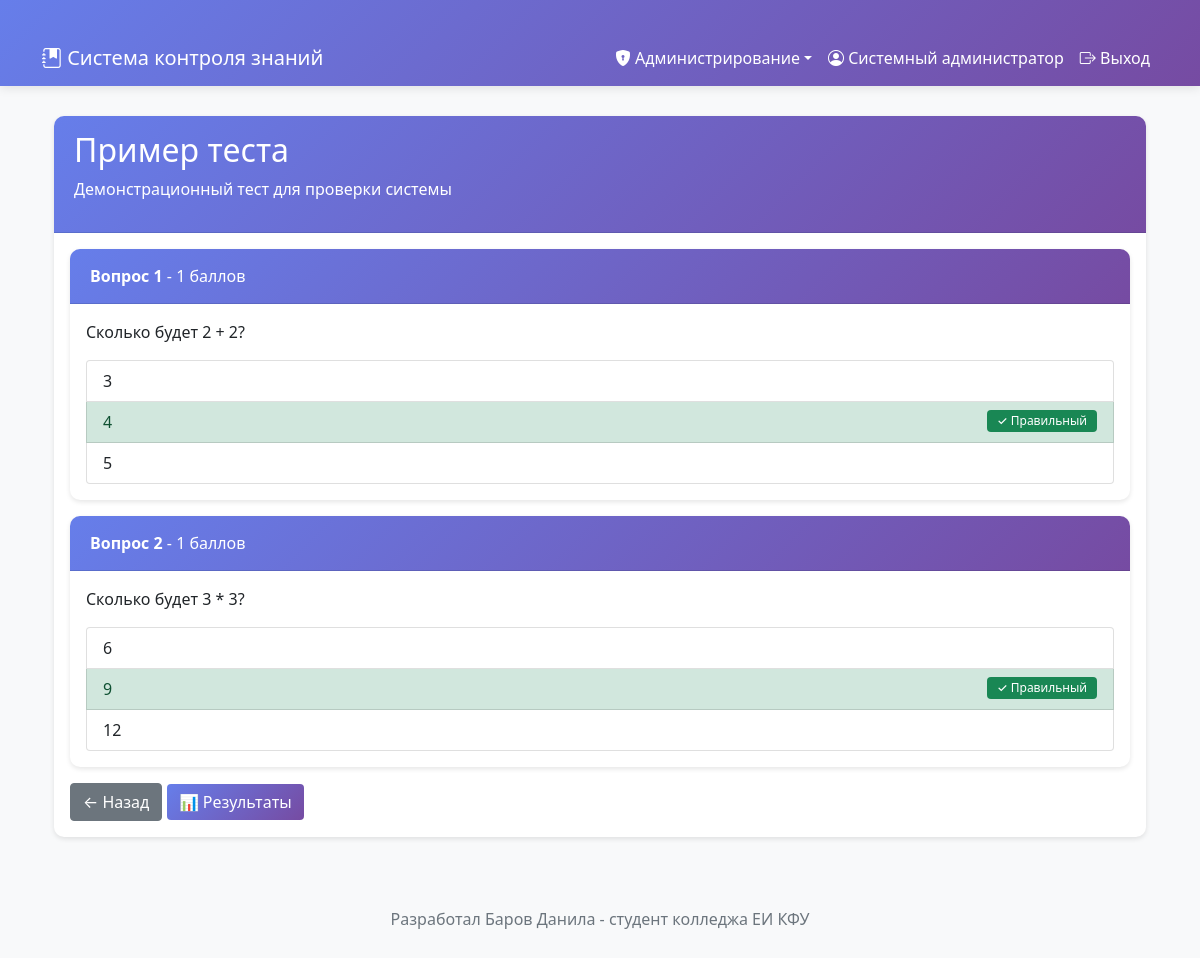
Before: /admin/test/2 (signed in) with the older database file.
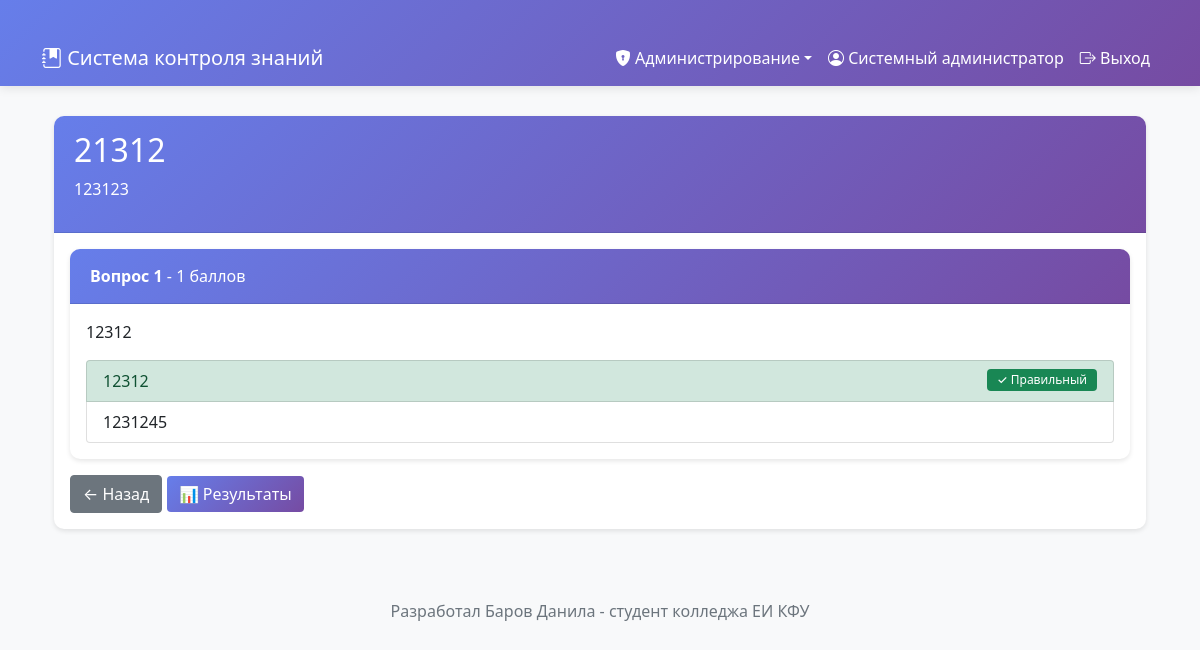
After: the same page with the newer database file.
### tables this page shows
CREATE TABLE tests (
                    id INTEGER PRIMARY KEY AUTOINCREMENT,
                    title TEXT NOT NULL,
                    description TEXT,
                    created_by INTEGER NOT NULL,
                    target_groups TEXT,
                    is_active BOOLEAN DEFAULT 1,
                    created_at TIMESTAMP DEFAULT CURRENT_TIMESTAMP,
                    FOREIGN KEY (created_by) REFERENCES users (id)
                );

CREATE TABLE questions (
                    id INTEGER PRIMARY KEY AUTOINCREMENT,
                    test_id INTEGER NOT NULL,
                    question_text TEXT NOT NULL,
                    question_type TEXT DEFAULT 'single',
                    points INTEGER DEFAULT 1,
                    FOREIGN KEY (test_id) REFERENCES tests (id) ON DELETE CASCADE
                );

CREATE TABLE answers (
                    id INTEGER PRIMARY KEY AUTOINCREMENT,
                    question_id INTEGER NOT NULL,
                    answer_text TEXT NOT NULL,
                    is_correct BOOLEAN DEFAULT 0,
                    FOREIGN KEY (question_id) REFERENCES questions (id) ON DELETE CASCADE
                );

### app.py (the view)
@app.route('/admin/test/<int:test_id>')
@login_required
@role_required('admin')
def admin_test_details(test_id):
    with db.get_connection() as conn:
        cursor = conn.cursor()
        cursor.execute('SELECT * FROM tests WHERE id=?', (test_id,))
        test = cursor.fetchone()
        if not test:
            return "Тест не найден", 404
        cursor.execute('SELECT * FROM questions WHERE test_id=?', (test_id,))
        questions = cursor.fetchall()
        questions_with_answers = []
        for q in questions:
            cursor.execute('SELECT * FROM answers WHERE question_id=?', (q['id'],))
            answers = cursor.fetchall()
            questions_with_answers.append({
                'id': q['id'],
                'text': q['question_text'],
                'points': q['points'],
                'answers': answers
            })
    return render_template('admin/test_details.html', test=test, questions=questions_with_answers)

### auth.py (called while the page is built)
def login_required(f):
    @wraps(f)
    def decorated_function(*args, **kwargs):
        if 'user_id' not in session:
            flash('Пожалуйста, авторизуйтесь', 'warning')
            return redirect(url_for('login'))
        return f(*args, **kwargs)
    return decorated_function

def role_required(*roles):
    def decorator(f):
        @wraps(f)
        def decorated_function(*args, **kwargs):
            if 'role' not in session or session['role'] not in roles:
                flash('У вас нет доступа к этой странице', 'danger')
                return redirect(url_for('dashboard'))
            return f(*args, **kwargs)
        return decorated_function
    return decorator

### database.py (called while the page is built)
    @contextmanager
    def get_connection(self):
        conn = sqlite3.connect(self.db_path)
        conn.row_factory = sqlite3.Row
        try:
            yield conn
            conn.commit()
        except Exception as e:
            conn.rollback()
            raise e
        finally:
            conn.close()

### templates/admin/test_details.html
{% extends "base.html" %}
{% block content %}
<div class="container">
    <div class="card">
        <div class="card-header"><h2>{{ test.title }}</h2>{% if test.description %}<p class="mt-2">{{ test.description }}</p>{% endif %}</div>
        <div class="card-body">
            {% for q in questions %}
            <div class="card mb-3"><div class="card-header bg-light"><strong>Вопрос {{ loop.index }}</strong> - {{ q.points }} баллов</div><div class="card-body"><p>{{ q.text }}</p><ul class="list-group">{% for a in q.answers %}<li class="list-group-item {% if a.is_correct %}list-group-item-success{% endif %}">{{ a.answer_text }}{% if a.is_correct %} <span class="badge bg-success float-end">✓ Правильный</span>{% endif %}</li>{% endfor %}</ul></div></div>
            {% endfor %}
            <a href="{{ url_for('admin_tests') }}" class="btn btn-secondary">← Назад</a>
            <a href="{{ url_for('admin_test_results', test_id=test.id) }}" class="btn btn-primary">📊 Результаты</a>
        </div>
    </div>
</div>
{% endblock %}

Changed rows visible on the page:
no longer on this page (row edited): questions: points "1", text "Сколько будет 2 + 2?", answers (answer_text "4", is_correct "✓ Правильный"), answers (answer_text "5")
no longer on this page (row edited): answers: answer_text "3", shown under "1"
removed answers: answer_text "9", is_correct "✓ Правильный"
removed answers: answer_text "12"
changed tests: title "Пример теста" → "21312"; description "Демонстрационный тест для проверки системы" → "123123"
changed questions: loses answers (answer_text "6"); text "Сколько будет 3 * 3?" → "12312"; gains answers (answer_text "12312", is_correct "✓ Правильный"); gains answers (answer_text "1231245")
